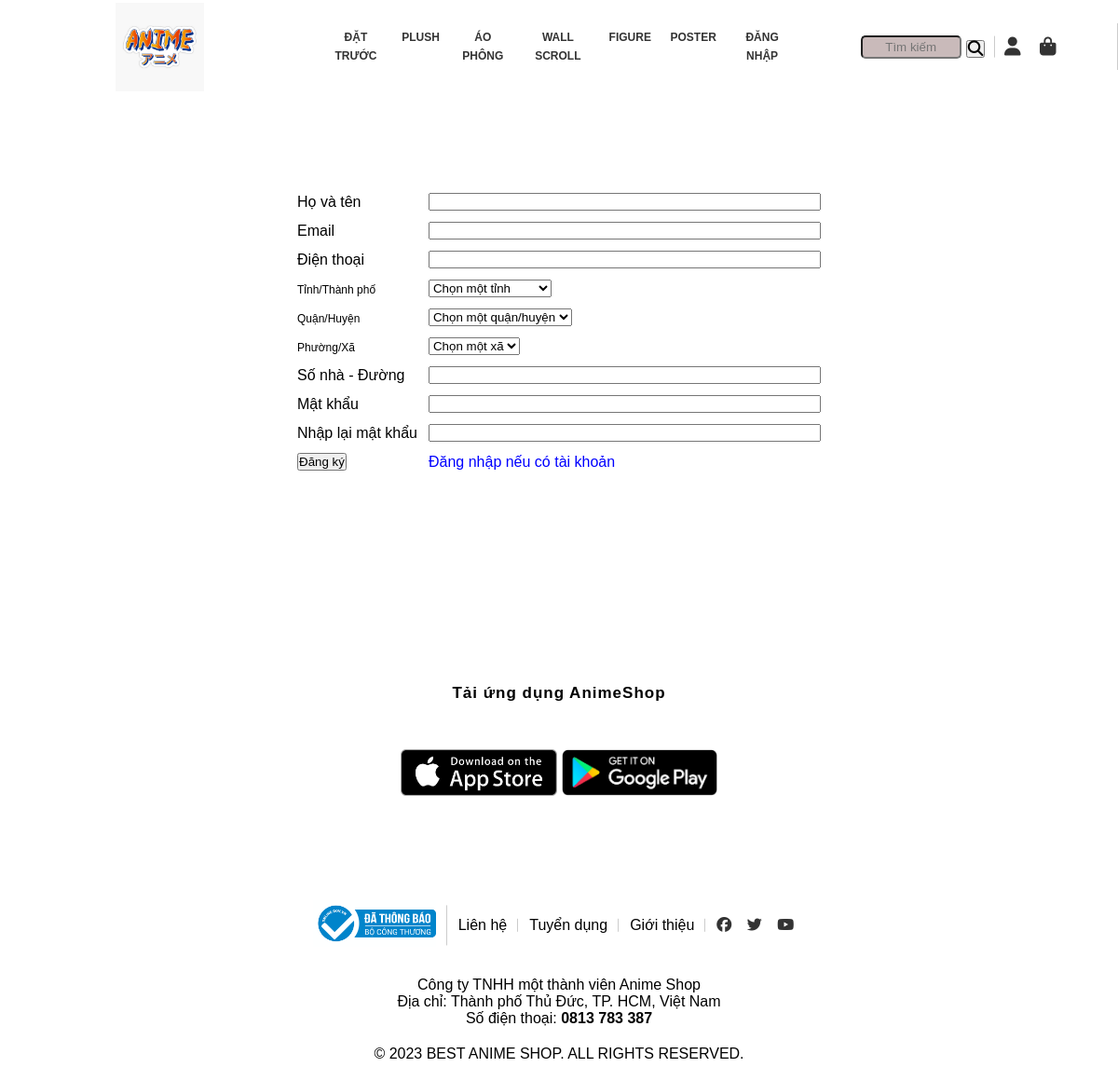
Screenshot of /sign_up.php with the database file from the repository.
### tables this page shows
CREATE TABLE `tbl_category` (
  `category_id` int(11) NOT NULL,
  `category_name` varchar(255) NOT NULL,
  `category_php_name` varchar(255) NOT NULL
);

### sign_up.php (the view, shortened to what this page needs)
<?php
    include("./main/header.php");
?>
<form action="" method="POST">
    <table class="sign_up">
        <tr>
            <td>Họ và tên</td>
            <td><input type="text" size="50" name="name"></td>
        </tr>
        <tr>
            <td>Email</td>
            <td><input type="text" size="50" name="email"></td>
        </tr>
        <tr>
            <td>Điện thoại</td>
            <td><input type="text" size="50" name="phone"></td>
        </tr>
        <tr>
            <td>
                <div class="form-group">
                    <label for="province">Tỉnh/Thành phố</label>
                </div>
            </td>
            <td>
            <select id="province" name="province" class="form_control">
                        <option value="">Chọn một tỉnh</option>
                    </select>
            </td>
        </tr>
        <tr>
            <td>
                <div class="form-group">
                    <label for="district">Quận/Huyện</label>
                </div>
            </td>
            <td>
            <select id="district" name="district" class="form-control">
                        <option value="">Chọn một quận/huyện</option>
                    </select>
            </td>
        </tr>
        <tr>
            <td>
                <div class="form-group">
                    <label for="wards">Phường/Xã</label>
                </div>
            </td>
            <td>
            <select id="wards" name="wards" class="form-control">
                        <option value="">Chọn một xã</option>
                    </select>
            </td>
        </tr>
        <tr>
            <td>Số nhà - Đường</td>
            <td><input type="text" size="50" name="address"></td>
        </tr>
        <tr>
            <td>Mật khẩu</td>
            <td><input type="text" size="50" name="password"></td>
        </tr>
        <tr>
            <td>Nhập lại mật khẩu</td>
            <td><input type="text" size="50" name="re_password"></td>
        </tr>
        <tr>
            <td><input type="submit" name="sign_up" value="Đăng ký"></td>
            <td><a style="color:blue" href="sign_in.php">Đăng nhập nếu có tài khoản</a></td>
        </tr>
        <tr>
            <td style="color:red">
        </tr>
    </table>
</form>
<?php
    include("./main/app_container.php");
?>
<?php
    include("./main/footer.php");
?>

### main/header.php (shortened to what this page needs)
<?php
    $sql_menu = "SELECT * FROM tbl_category ORDER BY category_id DESC";
    $con = mysqli_connect("localhost","root","","demouser_animeshop");
    $query_menu = mysqli_query($con,$sql_menu);
?>
<!DOCTYPE html>
<html lang="en">
<head>
    <link rel="stylesheet" href="http://code.jquery.com/ui/1.13.2/themes/base/jquery-ui.css">
    <link rel="stylesheet" href="/resources/demos/style.css">
    <link rel="stylesheet" href="./style.css">
</head>
<body>
<header>
        <div class="logo">
            <a href="./index.php"><img src="./assets/images/logo.jpg"></a>
        </div>
        <div class="menu">
            <?php
                while($row_menu = mysqli_fetch_array($query_menu)){
            ?>
            <li><a href="<?php echo $row_menu['category_php_name']?>.php"><?php echo mb_strtoupper($row_menu['category_name'])?></a></li>
            <?php
                }
            ?>
            <?php
            if(isset($_SESSION['sign_up'])){
            ?>
            <li><a href="index.php?log_out=1">ĐĂNG XUẤT</a></a></li>
            <?php
            }else{
            ?>
            <li><a href="sign_in.php">ĐĂNG NHẬP</a></a></li>
            <?php
            }
            ?>
        </div>
        <div class="others">
            <li class="search-box">
                <form action="search.php" method="POST">
                    <input class="search-txt" placeholder="Tìm kiếm" type="text" name="key_word">
                    <a class="btn">
                        <button type="submit" name="search"><i class="fa-solid fa-magnifying-glass fa-lg"></i></button>
                    </a>
                </form>
            </li>
            <li>
                <a href="profile.php">
                    <i class="fa-solid fa-user fa-lg" href=""></i>
                </a>
            </li>
            <li>
                <a href="cart.php">
                    <i class="fa-solid fa-bag-shopping fa-lg" href=""></i>
                </a>
            </li>
        </div>
    </header>

### style.css (style rules this page uses)
* { margin:0; padding:0; box-sizing: border-box; font-family: Arial, Helvetica, sans-serif; }
li { list-style: none; }
a { text-decoration: none; color: #333; }
header { display: flex; justify-content: space-between; height: 100px; align-items: center; position: fixed; top: 0; left: 0; width: 100%; z-index: 1; background: rgba(255, 255, 255, 0.3); }
.logo { flex: 2; order: 1; }
.logo img { display: block; height: auto; max-width: 95px; margin: 0 auto; }
.menu { flex: 3; display: flex; text-align: center; order: 2; }
.menu > li { padding: 2% 2%; position: relative; }
.menu > li a { font-size: 12px; font-weight: bold !important; display: block; line-height: 20px; }
.others { flex: 2; display: flex; justify-content: center; align-items: center; order: 3; }
.others > li { padding: 3% 3%; }
.others > li::after { content: ""; display: block; width: 1px; height: 50%; background: #ccc; position: absolute; right: 0; top: 50%; transform: translateY(-50%); }
.others > li:first-child { position: relative; }
.others > li:first-child a { position: absolute; }
.search-box { width: 45%; }
.search-box input { text-align: center; outline: none; }
.search-txt { background-color: rgb(201, 186, 186); width: 9vw; height: 25px; border-radius: 5px; padding: 0 5px; }
.btn { padding-left: 5px; padding-top: 5px; }
.payment-content-left p,label { font-size: 12px; font-family: Arial, Helvetica, sans-serif; }

### sign_up.php (style rules this page uses)
table.sign_up { padding:200px 5% 5%; margin:0 auto; }
table.sign_up tr td { padding:5px; }

### rows the page displays
tbl_category: category_name "ĐẶT TRƯỚC"
tbl_category: category_name "PLUSH"
tbl_category: category_name "ÁO PHÔNG"
tbl_category: category_name "WALL SCROLL"
tbl_category: category_name "FIGURE"
tbl_category: category_name "POSTER"
